Frame 1 (no input): blank canvas, image omitted
Frame 60 (the mouse pressed at the canvas centre just before this capture): blank canvas, image omitted
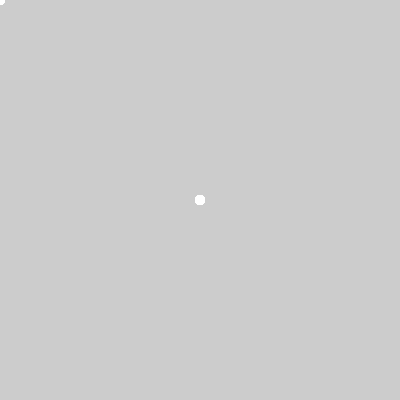
Frame 120 (the mouse held since frame 60 and released just before this capture)

The Processing sketch whose frames 1 and 60 were blank and that drew this single picture after the mouse press (run headless with seeded random() and noise(); from frame 60 on, the mouse is pressed at the canvas centre):

// Processing sketch: processing_71986
// ── processing_71986.pde

void setup() {
  size(400,400);
  
}

void draw() {
  
  fill(255);
  noStroke();
  ellipse(mouseX, mouseY, 10,10);
  
}

void mousePressed() {
  
  fill(255,0,0,50);
  noStroke();
  rect(0,0,width,height);
  
  }
